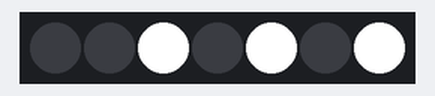
Simulated run of this sketch. Board: ESP32. Parts: 7 RGB LEDs in strip order, left to right. Wiring (inferred from the names in the program): PCA9685 PWM driver at I2C address 0x40.

Above: at 0.1 s.
At 5.1 s:
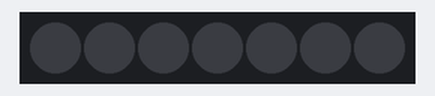
Timing chart, 0 to 126.6 s (numbered marks = the images above):
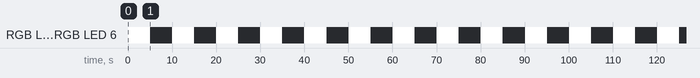

The sketch:

4-LeggedStarFish-Automatic-Patterns.ino
```cpp
// (licence header left out)
#include<Wire.h>

// PCA9685 I2C address is 0x40(64)
#define Addr 0x40

int mode = 0;
int PWM_ratio = 0;//=  {' ',' ',' ',' ',' ',' ',' ',' ',' ',' ',' ',' ',' ',' ',' ',' ',};
char PWM_ic;
int PWM_channel = 0;
int counter = 0;
char seperator = ',';
char input_char;
int input_int;
int input_data = 0;
int k = -1;
int pause = 200;
void setup()
{
  // Initialise I2C communication as MASTER
  Wire.begin();
  Wire.setClock(400000);
  // Initialise Serial Communication, Baud rate = 9600
  Serial.begin(115200);

  // Start I2C Transmission
  Wire.beginTransmission(Addr);
  // Select MODE2 register
  Wire.write(0x01);
  // All pin's outputs are configured with a totem pole structure.
  Wire.write(0x04);
  // Stop I2C Transmission
  Wire.endTransmission();

  // Start I2C Transmission
  Wire.beginTransmission(Addr);
  // Select MODE1 register
  Wire.write(0x00);
  // Response to LED all-call I2C address
  Wire.write(0x01);
  // Stop I2C Transmission
  Wire.endTransmission();
  delay(5);

  // Start I2C Transmission
  Wire.beginTransmission(Addr);
  // Select data register
  Wire.write(0x00);
  // Stop I2C Transmission
  Wire.endTransmission();

  // Request 1 byte of data
  Wire.requestFrom(Addr, 1);

  // Read 1 byte of data
  if (Wire.available() == 1)
  {
    mode = Wire.read();
  }

  // Start I2C Transmission
  Wire.beginTransmission(Addr);
  // Select MODE1 register
  Wire.write(0x00);
  // Response to LED all-call I2C address
  Wire.write(0x10);
  // Stop I2C Transmission
  Wire.endTransmission();

  //  // Start I2C Transmission
  //  Wire.beginTransmission(Addr);
  //  // Select PRE_SCALE register
  //  Wire.write(0xFE);
  //  // Set prescale frequency to 60 Hz
  //  Wire.write(0x65);
  //  // Stop I2C Transmission
  //  Wire.endTransmission();

  // Start I2C Transmission
  Wire.beginTransmission(Addr);
  // Select MODE1 register
  Wire.write(0x00);
  // Response to LED all-call I2C address
  Wire.write((byte)mode);
  // Stop I2C Transmission
  Wire.endTransmission();
  delay(5);

  // Start I2C Transmission
  Wire.beginTransmission(Addr);
  // Select MODE1 register
  Wire.write(0x00);
  // Response to LED all-call I2C address
  Wire.write((mode | 0x80));
  // Stop I2C Transmission
  Wire.endTransmission();

pinMode(22, INPUT);
pinMode(24, INPUT);
pinMode(26, INPUT);
pinMode(28, INPUT);
pinMode(30, INPUT);
pinMode(32, INPUT);
pinMode(34, INPUT);
pinMode(36, INPUT);
}

void loop()
{
PWM_ratio = 4095;
PWM_channel = 3;
wireTransmission();
PWM_channel = 5;
wireTransmission();
PWM_channel = 7;
wireTransmission();
delay(5000);
PWM_ratio = 0;
PWM_channel = 3;
wireTransmission();
PWM_channel = 5;
wireTransmission();
PWM_channel = 7;
wireTransmission();
delay(5000);


//PWM_ratio = 4095;
//PWM_channel = 3;
//wireTransmission();
//delay(5000);
//PWM_ratio = 0;
//PWM_channel = 3;
//wireTransmission();
//
//delay(5000);

//PWM_channel = 3;
//wireTransmission();
//PWM_channel = 5;
//wireTransmission();
//PWM_channel = 7;
//wireTransmission();
////pattern 1======================================
//PWM_ratio = 4095;
//PWM_channel = 1;
//wireTransmission();
//PWM_channel = 3;
//wireTransmission();
//PWM_channel = 5;
//wireTransmission();
//PWM_channel = 7;
//wireTransmission();
//
//delay(200);
//PWM_ratio = 0;
//PWM_channel = 1;
//wireTransmission();
//PWM_channel = 3;
//wireTransmission();
//PWM_channel = 5;
//wireTransmission();
//PWM_channel = 7;
//wireTransmission();

//delay(7000);
////================================================
////pattern 2======================================
//PWM_ratio = 4095;
//PWM_channel = 1;
//wireTransmission();
//PWM_channel = 5;
//wireTransmission();
//
//delay(200);
//PWM_ratio = 0;
//PWM_channel = 1;
//wireTransmission();
//PWM_channel = 5;
//wireTransmission();
//
//delay(1000);
//
//PWM_ratio = 4095;
//PWM_channel = 3;
//wireTransmission();
//PWM_channel = 7;
//wireTransmission();
//
//delay(200);
//PWM_ratio = 0;
//PWM_channel = 3;
//wireTransmission();
//PWM_channel = 7;
//wireTransmission();
//
//delay(1000);
//PWM_ratio = 4095;
//PWM_channel = 2;
//wireTransmission();
//PWM_channel = 4;
//wireTransmission();
//PWM_channel = 6;
//wireTransmission();
//PWM_channel = 8;
//wireTransmission();
//
//delay(200);
//PWM_ratio = 0;
//PWM_channel = 2;
//wireTransmission();
//PWM_channel = 4;
//wireTransmission();
//PWM_channel = 6;
//wireTransmission();
//PWM_channel = 8;
//wireTransmission();
//
//delay(7000);
////================================================

////pattern 3======================================
//PWM_ratio = 4095;
//PWM_channel = 1;
//wireTransmission();
//PWM_channel = 3;
//wireTransmission();
//PWM_channel = 5;
//wireTransmission();
//PWM_channel = 7;
//wireTransmission();
//delay(200);
//PWM_ratio = 0;
//PWM_channel = 1;
//wireTransmission();
//PWM_channel = 3;
//wireTransmission();
//PWM_channel = 5;
//wireTransmission();
//PWM_channel = 7;
//wireTransmission();
//
////delay(100);
//
//PWM_ratio = 4095;
//PWM_channel = 2;
//wireTransmission();
//delay(200);
//PWM_ratio = 0;
//PWM_channel = 2;
//wireTransmission();
//
//PWM_ratio = 4095;
//PWM_channel = 4;
//wireTransmission();
//delay(200);
//PWM_ratio = 0;
//PWM_channel = 4;
//wireTransmission();
//
//PWM_ratio = 4095;
//PWM_channel = 6;
//wireTransmission();
//delay(200);
//PWM_ratio = 0;
//PWM_channel = 6;
//wireTransmission();
//
//PWM_ratio = 4095;
//PWM_channel = 8;
//wireTransmission();
//delay(200);
//PWM_ratio = 0;
//PWM_channel = 8;
//wireTransmission();
//
//delay(7000);

////pattern 4======================================
//PWM_ratio = 4095;
//PWM_channel = 1;
//wireTransmission();
//delay(200);
//PWM_ratio = 0;
//PWM_channel = 1;
//wireTransmission();
//PWM_ratio = 4095;
//delay(200);
//PWM_channel = 2;
//wireTransmission();
//delay(300);
//PWM_ratio = 0;
//PWM_channel = 2;
//wireTransmission();
//
////delay(1000);
//
//PWM_ratio = 4095;
//PWM_channel = 3;
//wireTransmission();
//delay(200);
//PWM_ratio = 0;
//PWM_channel = 3;
//wireTransmission();
//delay(200);
//PWM_ratio = 4095;
//PWM_channel = 4;
//wireTransmission();
//delay(300);
//PWM_ratio = 0;
//PWM_channel = 4;
//wireTransmission();
//
////delay(1000);
//
//PWM_ratio = 4095;
//PWM_channel = 5;
//wireTransmission();
//delay(200);
//PWM_ratio = 0;
//PWM_channel = 5;
//wireTransmission();
//delay(200);
//PWM_ratio = 4095;
//PWM_channel = 6;
//wireTransmission();
//delay(300);
//PWM_ratio = 0;
//PWM_channel = 6;
//wireTransmission();
//
////delay(1000);
//
//PWM_ratio = 4095;
//PWM_channel = 7;
//wireTransmission();
//delay(200);
//PWM_ratio = 0;
//PWM_channel = 7;
//wireTransmission();
//delay(200);
//PWM_ratio = 4095;
//PWM_channel = 8;
//wireTransmission();
//delay(300);
//PWM_ratio = 0;
//PWM_channel = 8;
//wireTransmission();
//delay(7000);

//pattern 5======================================
//PWM_ratio = 4095;
//PWM_channel = 2;
//wireTransmission();
//delay(200);
//PWM_ratio = 4095;
//PWM_channel = 3;
//wireTransmission();
//PWM_channel = 5;
//wireTransmission();
//PWM_channel = 7;
//wireTransmission();
//delay(300);
//PWM_ratio = 0;
//PWM_channel = 2;
//wireTransmission();
//PWM_channel = 3;
//wireTransmission();
//PWM_channel = 5;
//wireTransmission();
//PWM_channel = 7;
//wireTransmission();

//delay(3000);
//
//PWM_ratio = 4095;
//PWM_channel = 1;
//wireTransmission();
//PWM_channel = 3;
//wireTransmission();
//PWM_channel = 5;
//wireTransmission();
//PWM_channel = 8;
//wireTransmission();
//delay(200);
//PWM_ratio = 0;
//PWM_channel = 1;
//wireTransmission();
//PWM_channel = 3;
//wireTransmission();
//PWM_channel = 5;
//wireTransmission();
//PWM_channel = 8;
//wireTransmission();
//delay(8000);

//////pattern 6======================================
//PWM_ratio = 4095;
//PWM_channel = 3;
//wireTransmission();
//PWM_channel = 7;
//wireTransmission();
//PWM_channel = 2;
//wireTransmission();
//PWM_channel = 6;
//wireTransmission();
//delay(200);
//
//PWM_ratio = 0;
//PWM_channel = 3;
//wireTransmission();
//PWM_channel = 7;
//wireTransmission();
//PWM_channel = 2;
//wireTransmission();
//PWM_channel = 6;
//wireTransmission();
//
//delay(1000);
//
//PWM_ratio = 4095;
//PWM_channel = 4;
//wireTransmission();
//PWM_channel = 8;
//wireTransmission();
//PWM_channel = 1;
//wireTransmission();
//PWM_channel = 5;
//wireTransmission();
//delay(200);
//
//PWM_ratio = 0;
//PWM_channel = 4;
//wireTransmission();
//PWM_channel = 8;
//wireTransmission();
//PWM_channel = 1;
//wireTransmission();
//PWM_channel = 5;
//wireTransmission();
//
//
//delay(7000);


//////pattern 7======================================
//PWM_ratio = 4095;
//PWM_channel = 1;
//wireTransmission();
//PWM_channel = 5;
//wireTransmission();
//
//delay(200);
//PWM_ratio = 0;
//PWM_channel = 1;
//wireTransmission();
//PWM_channel = 5;
//wireTransmission();
//
//delay(1000);
//
//PWM_ratio = 4095;
//PWM_channel = 3;
//wireTransmission();
//PWM_channel = 7;
//wireTransmission();
//
//delay(200);
//PWM_ratio = 0;
//PWM_channel = 3;
//wireTransmission();
//PWM_channel = 7;
//wireTransmission();
//
//delay(1000);
//
//PWM_ratio = 4095;
//PWM_channel = 1;
//wireTransmission();
//PWM_channel = 5;
//wireTransmission();
//
//delay(200);
//PWM_ratio = 0;
//PWM_channel = 1;
//wireTransmission();
//PWM_channel = 5;
//wireTransmission();
//
//delay(1000);
//PWM_ratio = 4095;
//PWM_channel = 2;
//wireTransmission();
//PWM_channel = 4;
//wireTransmission();
//PWM_channel = 6;
//wireTransmission();
//PWM_channel = 8;
//wireTransmission();
//
//delay(200);
//PWM_ratio = 0;
//PWM_channel = 2;
//wireTransmission();
//PWM_channel = 4;
//wireTransmission();
//PWM_channel = 6;
//wireTransmission();
//PWM_channel = 8;
//wireTransmission();
//
//delay(7000);

////pattern 8======================================
//PWM_ratio = 4095;
//PWM_channel = 1;
//wireTransmission();
//PWM_channel = 7;
//wireTransmission();
//delay(1000);
//PWM_channel = 2;
//wireTransmission();
//PWM_channel = 8;
//wireTransmission();
//
//delay(1000);
//
//PWM_ratio = 0;
//PWM_channel = 1;
//wireTransmission();
//PWM_channel = 7;
//wireTransmission();
//PWM_channel = 2;
//wireTransmission();
//PWM_channel = 8;
//wireTransmission();
//
//delay(1000);
//
//PWM_ratio = 4095;
//PWM_channel = 3;
//wireTransmission();
//PWM_channel = 5;
//wireTransmission();
//delay(1000);
//PWM_channel = 4;
//wireTransmission();
//PWM_channel = 6;
//wireTransmission();
//delay(1000);
//
//PWM_ratio = 0;
//PWM_channel = 3;
//wireTransmission();
//PWM_channel = 5;
//wireTransmission();
//PWM_channel = 4;
//wireTransmission();
//PWM_channel = 6;
//wireTransmission();
//
//
//delay(10000);
//================================================
// PWM_channel = 1;
// PWM_ratio = 4095;
// wireTransmission();
//// delay(pause);
//// PWM_channel = 1;
//// PWM_ratio = 0;
//// wireTransmission();
//// delay(pause);
//
//// PWM_channel = 2;
//// PWM_ratio = 4095;
//// wireTransmission();
//// delay(100);
//// PWM_channel = 2;
//// PWM_ratio = 0;
//// wireTransmission();
//// delay(100);
//
// PWM_channel = 3;
// PWM_ratio = 4095;
// wireTransmission();
//// delay(pause);
//// PWM_channel = 3;
//// PWM_ratio = 0;
//// wireTransmission();
//// delay(pause);
//
//// PWM_channel = 4;
//// PWM_ratio = 4095;
//// wireTransmission();
//// delay(100);
//// PWM_channel = 4;
//// PWM_ratio = 0;
//// wireTransmission();
//// delay(100);
//
// PWM_channel = 5;
// PWM_ratio = 4095;
// wireTransmission();
//// delay(pause);
//// PWM_channel = 5;
//// PWM_ratio = 0;
//// wireTransmission();
//// delay(pause);
//
//// PWM_channel = 6;
//// PWM_ratio = 4095;
//// wireTransmission();
//// delay(100);
//// PWM_channel = 6;
//// PWM_ratio = 0;
//// wireTransmission();
//// delay(100);
//
// PWM_channel = 7;
// PWM_ratio = 4095;
// wireTransmission();
//// delay(pause);
//// PWM_channel = 7;
//// PWM_ratio = 0;
//// wireTransmission();
//// delay(pause);
//
//// PWM_channel = 8;
//// PWM_ratio = 4095;
//// wireTransmission();
//// delay(100);
//// PWM_channel = 8;
//// PWM_ratio = 0;
//// wireTransmission();
//// delay(100);

 //delay(7000);

}

void wireTransmission()
{
  Wire.beginTransmission(Addr);
  // Select LEDn_ON_L register
  //Wire.write(i);

  Wire.write(4 * PWM_channel + 2);
  //LEDn_ON lower byte
  Wire.write(0);//on starts at time 0 (no delay)
  // Stop I2C Transmission
  Wire.endTransmission();

  // Start I2C Transmission
  Wire.beginTransmission(Addr);
  // Select ALL_LED_ON_H register
  Wire.write(4 * PWM_channel + 3);
  // ALL_LED_ON higher byte
  Wire.write(0);//on starts at time 0 (no delay)
  // Stop I2C Transmission
  Wire.endTransmission();

  // Start I2C Transmission
  Wire.beginTransmission(Addr);
  // Select ALL_LED_OFF_L register
  Wire.write(4 * PWM_channel + 4);
  // ALL_LED_OFF lower byte
  Wire.write((PWM_ratio & 0xFF));//this goes from 0 to 255

  // Stop I2C Transmission
  Wire.endTransmission();

  // Start I2C Transmission
  Wire.beginTransmission(Addr);
  // Select ALL_LED_OFF_H register
  Wire.write(4 * PWM_channel + 5);
  // ALL_LED_OFF higher byte
  Wire.write(PWM_ratio >> 8); //this goes from 0 to 16
  // Stop I2C Transmission
  Wire.endTransmission();
}
```

Measured:
- by itself, RGB LED 2, RGB LED 4, RGB LED 6: alternates RGB(255, 255, 255) for 5.0 s and off for 5.0 s
- what the display in image 0 shows lasts 5.0 s, from 0.0 s to 5.0 s
